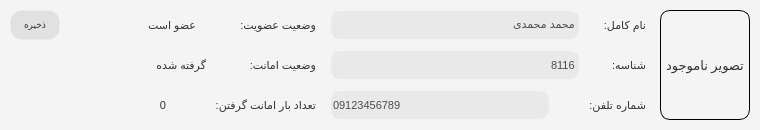
  <widget class="QFrame" name="frame_info">
   <property name="geometry">
    <rect>
     <x>20</x>
     <y>360</y>
     <width>760</width>
     <height>130</height>
    </rect>
   </property>
   <property name="styleSheet">
    <string notr="true">border-width:1px;
border-style:solid;
border-radius: 10px;
border-color: rgb(244, 244, 244);
background-color: rgb(244, 244, 244);
color: rgb(50, 50, 50);</string>
   </property>
   <property name="frameShape">
    <enum>QFrame::NoFrame</enum>
   </property>
   <property name="frameShadow">
    <enum>QFrame::Raised</enum>
   </property>
   <widget class="QPushButton" name="btn_user_moreinfo">
    <property name="geometry">
     <rect>
      <x>10</x>
      <y>55</y>
      <width>16</width>
      <height>20</height>
     </rect>
    </property>
    <property name="cursor">
     <cursorShape>PointingHandCursor</cursorShape>
    </property>
    <property name="focusPolicy">
     <enum>Qt::NoFocus</enum>
    </property>
    <property name="styleSheet">
     <string notr="true">border: 0px;</string>
    </property>
    <property name="text">
     <string/>
    </property>
    <property name="icon">
     <iconset>
      <normaloff>:/Other/Assets/Other/Next.png</normaloff>:/Other/Assets/Other/Next.png</iconset>
    </property>
   </widget>
   <widget class="QLabel" name="label_2">
    <property name="geometry">
     <rect>
      <x>580</x>
      <y>10</y>
      <width>70</width>
      <height>30</height>
     </rect>
    </property>
    <property name="font">
     <font>
      <pointsize>8</pointsize>
     </font>
    </property>
    <property name="text">
     <string>نام کامل:</string>
    </property>
   </widget>
   <widget class="QLabel" name="label_3">
    <property name="geometry">
     <rect>
      <x>580</x>
      <y>50</y>
      <width>70</width>
      <height>30</height>
     </rect>
    </property>
    <property name="font">
     <font>
      <pointsize>8</pointsize>
     </font>
    </property>
    <property name="text">
     <string>شناسه:</string>
    </property>
   </widget>
   <widget class="QLabel" name="label_4">
    <property name="geometry">
     <rect>
      <x>570</x>
      <y>90</y>
      <width>80</width>
      <height>30</height>
     </rect>
    </property>
    <property name="font">
     <font>
      <pointsize>8</pointsize>
     </font>
    </property>
    <property name="text">
     <string>شماره تلفن:</string>
    </property>
   </widget>
   <widget class="QLabel" name="label_5">
    <property name="geometry">
     <rect>
      <x>200</x>
      <y>10</y>
      <width>120</width>
      <height>30</height>
     </rect>
    </property>
    <property name="font">
     <font>
      <pointsize>8</pointsize>
     </font>
    </property>
    <property name="text">
     <string>وضعیت عضویت:</string>
    </property>
   </widget>
   <widget class="QLabel" name="label_6">
    <property name="geometry">
     <rect>
      <x>170</x>
      <y>90</y>
      <width>150</width>
      <height>30</height>
     </rect>
    </property>
    <property name="font">
     <font>
      <pointsize>8</pointsize>
     </font>
    </property>
    <property name="text">
     <string>تعداد بار امانت گرفتن:</string>
    </property>
   </widget>
   <widget class="QLabel" name="lbl_user_image">
    <property name="geometry">
     <rect>
      <x>660</x>
      <y>10</y>
      <width>90</width>
      <height>110</height>
     </rect>
    </property>
    <property name="font">
     <font>
      <pointsize>10</pointsize>
      <weight>50</weight>
      <italic>false</italic>
      <bold>false</bold>
      <underline>false</underline>
      <strikeout>false</strikeout>
      <kerning>true</kerning>
     </font>
    </property>
    <property name="styleSheet">
     <string notr="true">border-color: black;</string>
    </property>
    <property name="frameShape">
     <enum>QFrame::Box</enum>
    </property>
    <property name="frameShadow">
     <enum>QFrame::Plain</enum>
    </property>
    <property name="lineWidth">
     <number>1</number>
    </property>
    <property name="midLineWidth">
     <number>0</number>
    </property>
    <property name="text">
     <string>تصویر ناموجود</string>
    </property>
    <property name="alignment">
     <set>Qt::AlignCenter</set>
    </property>
   </widget>
   <widget class="QLabel" name="lbl_user_borrow_count">
    <property name="geometry">
     <rect>
      <x>60</x>
      <y>90</y>
      <width>110</width>
      <height>30</height>
     </rect>
    </property>
    <property name="font">
     <font>
      <pointsize>8</pointsize>
     </font>
    </property>
    <property name="layoutDirection">
     <enum>Qt::LeftToRight</enum>
    </property>
    <property name="text">
     <string>0</string>
    </property>
    <property name="alignment">
     <set>Qt::AlignRight|Qt::AlignTrailing|Qt::AlignVCenter</set>
    </property>
   </widget>
   <widget class="QLabel" name="lbl_user_subscribtion_state">
    <property name="geometry">
     <rect>
      <x>90</x>
      <y>10</y>
      <width>110</width>
      <height>30</height>
     </rect>
    </property>
    <property name="font">
     <font>
      <pointsize>8</pointsize>
     </font>
    </property>
    <property name="layoutDirection">
     <enum>Qt::LeftToRight</enum>
    </property>
    <property name="text">
     <string>عضو است</string>
    </property>
    <property name="alignment">
     <set>Qt::AlignLeading|Qt::AlignLeft|Qt::AlignVCenter</set>
    </property>
   </widget>
   <widget class="QPushButton" name="btn_user_save">
    <property name="geometry">
     <rect>
      <x>10</x>
      <y>10</y>
      <width>50</width>
      <height>30</height>
     </rect>
    </property>
    <property name="font">
     <font>
      <pointsize>7</pointsize>
     </font>
    </property>
    <property name="cursor">
     <cursorShape>PointingHandCursor</cursorShape>
    </property>
    <property name="focusPolicy">
     <enum>Qt::NoFocus</enum>
    </property>
    <property name="styleSheet">
     <string notr="true">/*
border-width:1px;
border-style:solid;
border-radius: 12px;
border-color: rgba(244, 244, 244, 0);
background-color: rgb(225, 225, 225);
color: rgb(50, 50, 50);
*/

QPushButton {
	border-width:1px;
	border-style:solid;
	border-radius: 12px;
	border-color: rgba(244, 244, 244, 0);
	background-color: rgb(225, 225, 225);
	color: rgb(50, 50, 50);
}

QPushButton:pressed {
	background-color: rgba(200, 200, 200, 200);
}</string>
    </property>
    <property name="text">
     <string>ذخیره</string>
    </property>
   </widget>
   <widget class="QLineEdit" name="input_user_name">
    <property name="geometry">
     <rect>
      <x>330</x>
      <y>10</y>
      <width>250</width>
      <height>30</height>
     </rect>
    </property>
    <property name="font">
     <font>
      <pointsize>8</pointsize>
     </font>
    </property>
    <property name="mouseTracking">
     <bool>true</bool>
    </property>
    <property name="focusPolicy">
     <enum>Qt::ClickFocus</enum>
    </property>
    <property name="autoFillBackground">
     <bool>false</bool>
    </property>
    <property name="styleSheet">
     <string notr="true">background-color: rgb(233, 233, 233);
color: rgb(75, 75, 75);</string>
    </property>
    <property name="inputMethodHints">
     <set>Qt::ImhNone</set>
    </property>
    <property name="text">
     <string>محمد محمدی</string>
    </property>
    <property name="frame">
     <bool>false</bool>
    </property>
    <property name="echoMode">
     <enum>QLineEdit::Normal</enum>
    </property>
    <property name="dragEnabled">
     <bool>false</bool>
    </property>
    <property name="placeholderText">
     <string/>
    </property>
    <property name="cursorMoveStyle">
     <enum>Qt::LogicalMoveStyle</enum>
    </property>
    <property name="clearButtonEnabled">
     <bool>false</bool>
    </property>
   </widget>
   <widget class="QLineEdit" name="input_user_code">
    <property name="geometry">
     <rect>
      <x>330</x>
      <y>50</y>
      <width>250</width>
      <height>30</height>
     </rect>
    </property>
    <property name="font">
     <font>
      <pointsize>8</pointsize>
     </font>
    </property>
    <property name="mouseTracking">
     <bool>true</bool>
    </property>
    <property name="focusPolicy">
     <enum>Qt::ClickFocus</enum>
    </property>
    <property name="autoFillBackground">
     <bool>false</bool>
    </property>
    <property name="styleSheet">
     <string notr="true">background-color: rgb(233, 233, 233);
color: rgb(75, 75, 75);</string>
    </property>
    <property name="inputMethodHints">
     <set>Qt::ImhNone</set>
    </property>
    <property name="text">
     <string>8116</string>
    </property>
    <property name="frame">
     <bool>false</bool>
    </property>
    <property name="echoMode">
     <enum>QLineEdit::Normal</enum>
    </property>
    <property name="alignment">
     <set>Qt::AlignRight|Qt::AlignTrailing|Qt::AlignVCenter</set>
    </property>
    <property name="dragEnabled">
     <bool>false</bool>
    </property>
    <property name="placeholderText">
     <string/>
    </property>
    <property name="cursorMoveStyle">
     <enum>Qt::LogicalMoveStyle</enum>
    </property>
    <property name="clearButtonEnabled">
     <bool>false</bool>
    </property>
   </widget>
   <widget class="QLineEdit" name="input_user_number">
    <property name="geometry">
     <rect>
      <x>330</x>
      <y>90</y>
      <width>220</width>
      <height>30</height>
     </rect>
    </property>
    <property name="font">
     <font>
      <pointsize>8</pointsize>
     </font>
    </property>
    <property name="mouseTracking">
     <bool>true</bool>
    </property>
    <property name="focusPolicy">
     <enum>Qt::ClickFocus</enum>
    </property>
    <property name="autoFillBackground">
     <bool>false</bool>
    </property>
    <property name="styleSheet">
     <string notr="true">background-color: rgb(233, 233, 233);
color: rgb(75, 75, 75);</string>
    </property>
    <property name="inputMethodHints">
     <set>Qt::ImhNone</set>
    </property>
    <property name="text">
     <string>09123456789</string>
    </property>
    <property name="frame">
     <bool>false</bool>
    </property>
    <property name="echoMode">
     <enum>QLineEdit::Normal</enum>
    </property>
    <property name="alignment">
     <set>Qt::AlignLeading|Qt::AlignLeft|Qt::AlignVCenter</set>
    </property>
    <property name="dragEnabled">
     <bool>false</bool>
    </property>
    <property name="placeholderText">
     <string/>
    </property>
    <property name="cursorMoveStyle">
     <enum>Qt::LogicalMoveStyle</enum>
    </property>
    <property name="clearButtonEnabled">
     <bool>false</bool>
    </property>
   </widget>
   <widget class="QLabel" name="label_7">
    <property name="geometry">
     <rect>
      <x>210</x>
      <y>50</y>
      <width>110</width>
      <height>30</height>
     </rect>
    </property>
    <property name="font">
     <font>
      <pointsize>8</pointsize>
     </font>
    </property>
    <property name="text">
     <string>وضعیت امانت:</string>
    </property>
   </widget>
   <widget class="QLabel" name="lbl_user_borrow_state">
    <property name="geometry">
     <rect>
      <x>100</x>
      <y>50</y>
      <width>110</width>
      <height>30</height>
     </rect>
    </property>
    <property name="font">
     <font>
      <pointsize>8</pointsize>
     </font>
    </property>
    <property name="layoutDirection">
     <enum>Qt::LeftToRight</enum>
    </property>
    <property name="text">
     <string>گرفته شده</string>
    </property>
    <property name="alignment">
     <set>Qt::AlignLeading|Qt::AlignLeft|Qt::AlignVCenter</set>
    </property>
   </widget>
  </widget>
